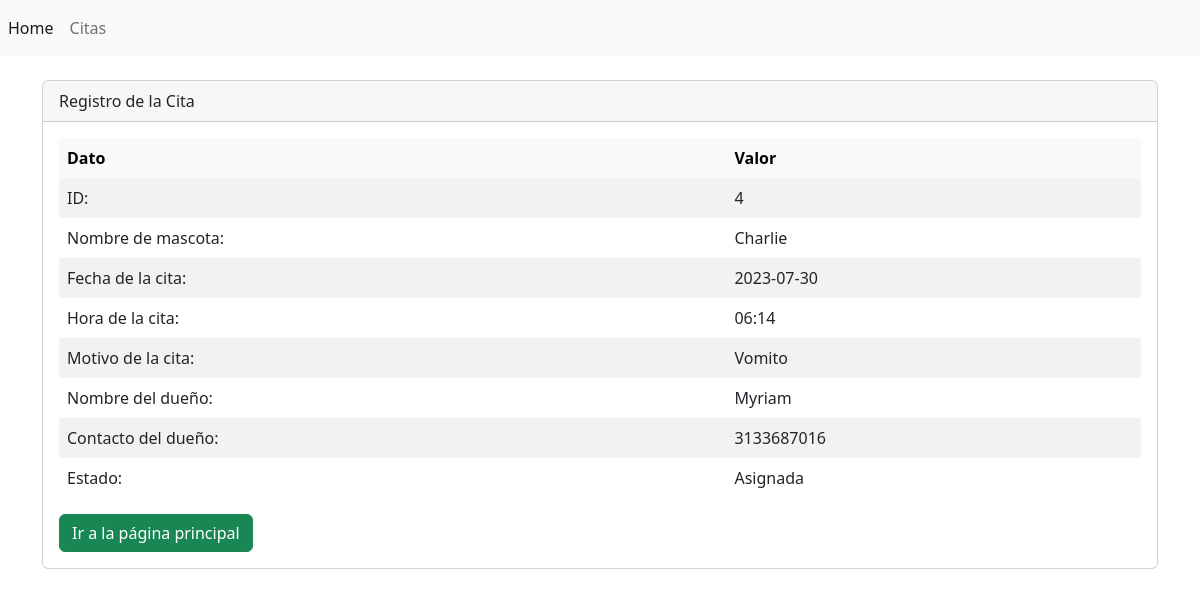
/backendVeterinaria/view/cita/show.php?id=4, run on the app's committed database.
### tables this page shows
CREATE TABLE `cita` (
  `id` int(11) NOT NULL,
  `nombreMascota` varchar(100) NOT NULL,
  `fecha` date NOT NULL,
  `hora` varchar(10) NOT NULL,
  `motivo` varchar(500) NOT NULL,
  `nombreDuenio` varchar(50) NOT NULL,
  `numeroDuenio` varchar(11) NOT NULL,
  `estado` varchar(50) NOT NULL DEFAULT 'Asignada'
);

### backendVeterinaria/config/DB.php (called while the page is built)
<?php
    class DB
    {
        private $host;
        private $dbname;
        private $user;
        private $password;
        public function __construct( $host, $dbname, $user, $password )
        {
            $this->host = $host;
            $this->dbname = $dbname;
            $this->user = $user;
            $this->password = $password;
        }
        public function connect( )
        {
            try {
                $conexion = new PDO( "mysql:host=" . $this->host . ";dbname=" . $this->dbname,
                                     $this->user,
                                     $this->password );
                return $conexion;
            }
            catch( PDOException $e ) {
                return $e->getMessage( );
            }
        }
    }
?>

### backendVeterinaria/controller/CitaController.php (called while the page is built, shortened)
<?php
    class CitaController {
        private $model;
        public function __construct() {
            require_once("../../model/CitaModel.php");
            $this->model = new CitaModel();
        }
        public function show( $id )
        {
            $registro = $this->model->show( $id );
            return ( $registro != false ) ?  $registro : header( "Location:index.php" );
        }
    }
?>

### backendVeterinaria/model/CitaModel.php (called while the page is built, shortened)
<?php
class CitaModel {
    private $pdo;
    public function __construct() {
        require_once("../../config/DB.php");
        $conexion = new DB("localhost", "veterinaria", "root", "");
        $this->pdo = $conexion->connect();
    }
    public function show($id ) {
        $statement = $this->pdo->prepare( "SELECT * FROM cita WHERE id = :id" );
        $statement->bindParam( ":id", $id );
        return ( $statement->execute( ) ) ? $statement->fetch( ) : false;
    }
}
?>

### backendVeterinaria/view/cita/show.php (the view)
<?php
    include( "../templates/header.php" );
    $id = $_GET[ 'id' ];
    require_once( "../../controller/CitaController.php" );
    $controlador = new CitaController( );
    $registro = $controlador->show( $id );
?>
<div class="card">
    <div class="card-header">
        Registro de la Cita
    </div>
    <div class="card-body">
        <div class="table-responsive-sm">
            <table class="table table-striped table-hover table-borderless table-primary table-middle">
                <thead class="table-light">
                    <tr>
                        <th scope="col">Dato</th>
                        <th scope="col">Valor</th>
                    </tr>
                </thead>
                <tbody class="table">
                    <tr class="">
                        <td scope="row">ID:</td>
                        <td><?php echo $registro['id']; ?></td>
                    </tr>
                    <tr class="">
                        <td scope="row">Nombre de mascota:</td>
                        <td><?php echo $registro['nombreMascota']; ?></td>
                    </tr>
                    <tr class="">
                        <td scope="row">Fecha de la cita:</td>
                        <td><?php echo $registro['fecha']; ?></td>
                    </tr>
                    <tr class="">
                        <td scope="row">Hora de la cita:</td>
                        <td><?php echo $registro['hora']; ?></td>
                    </tr>
                    <tr class="">
                        <td scope="row">Motivo de la cita:</td>
                        <td><?php echo $registro['motivo']; ?></td>
                    </tr>
                    <tr class="">
                        <td scope="row">Nombre del dueño:</td>
                        <td><?php echo $registro['nombreDuenio']; ?></td>
                    </tr>
                    <tr class="">
                        <td scope="row">Contacto del dueño:</td>
                        <td><?php echo $registro['numeroDuenio']; ?></td>
                    </tr>
                    <tr class="">
                        <td scope="row">Estado:</td>
                        <td><?php echo $registro['estado']; ?></td>
                    </tr>
                </tbody>
            </table>
            <a href="index.php" class="btn btn-success">Ir a la página principal</a>
        </div>
    </div>
</div>
<?php
    include( "../templates/footer.php" );
?>

### data on the page
cita: id "4", nombreMascota "Charlie", fecha "2023-07-30", hora "06:14", motivo "Vomito", nombreDuenio "Myriam", numeroDuenio "3133687016", estado "Asignada"
